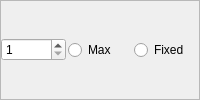
               <widget class="QFrame" name="frame_peaks_num">
                <property name="frameShape">
                 <enum>QFrame::StyledPanel</enum>
                </property>
                <property name="frameShadow">
                 <enum>QFrame::Raised</enum>
                </property>
                <layout class="QHBoxLayout" name="horizontalLayout_7">
                 <property name="spacing">
                  <number>2</number>
                 </property>
                 <property name="leftMargin">
                  <number>0</number>
                 </property>
                 <property name="topMargin">
                  <number>0</number>
                 </property>
                 <property name="rightMargin">
                  <number>0</number>
                 </property>
                 <property name="bottomMargin">
                  <number>0</number>
                 </property>
                 <item>
                  <widget class="QSpinBox" name="spinBox_peaks_num">
                   <property name="buttonSymbols">
                    <enum>QAbstractSpinBox::UpDownArrows</enum>
                   </property>
                   <property name="minimum">
                    <number>1</number>
                   </property>
                   <property name="maximum">
                    <number>5</number>
                   </property>
                  </widget>
                 </item>
                 <item>
                  <widget class="QRadioButton" name="radioButton_peaks_num_max">
                   <property name="text">
                    <string>Max</string>
                   </property>
                  </widget>
                 </item>
                 <item>
                  <widget class="QRadioButton" name="radioButton_peaks_num_fixed">
                   <property name="text">
                    <string>Fixed</string>
                   </property>
                  </widget>
                 </item>
                </layout>
               </widget>
